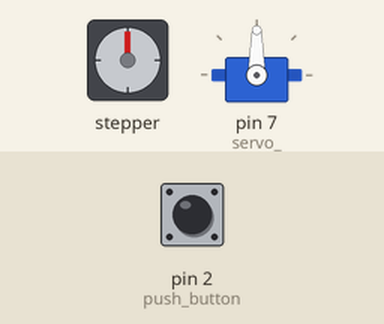
The sketch below on a simulated Arduino Uno, built with avr-gcc and run on an emulated ATmega328P. On the bench: stepper motor, servo. Wiring (inferred from the names in the program): stepper motor driver (200 steps per turn assumed): step pin 4; direction pin 3; enable pin 10. The test bench sets the inputs (shaded band); at power-on: pin 2 (push_button) HIGH.

Above: at 1.2 s.
1.3 s: pin 2 (push_button) pulled LOW for 0.15 s
At 2.3 s:
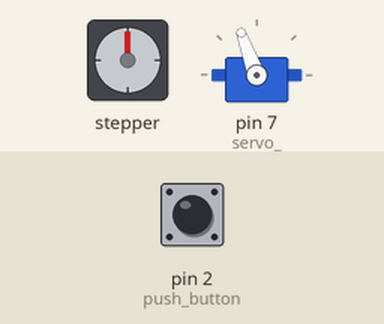
4.4 s: pin 2 (push_button) driven LOW
At 7.0 s:
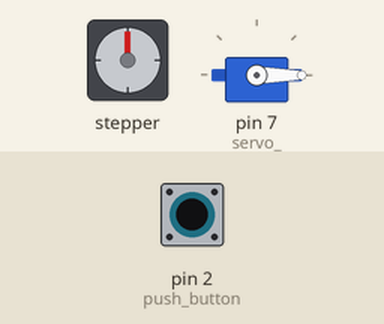
Timing chart, 0 to 13.4 s (numbered marks = the images above; inputs shaded):
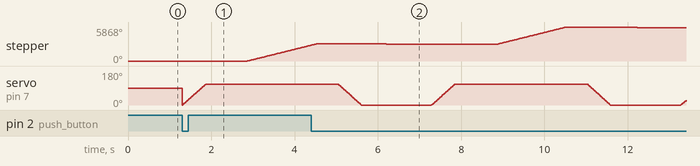

Measured:
- after the input at 1.3 s, stepper: keeps turning clockwise at about 1785°/s, starting after 1.6 s

The sketch:

TESTING_WORKING01.ino
```cpp
#include <Servo.h>

//Globals
#define STEPPIN 4
#define DIRPIN 3
#define ENAPIN 10
#define servo_ 7
#define push_button 2

int stepper_speed_ = 1000; //Speed of stepper
int servo_speed = 5; //Default 5
int pos = 0;
int back_step = 60;     //Default 60
int revolution_ = 1660; //  Default 1600 one revolution
int opening_time = 1000; //Default 1000
int closing_time = 500; // Default 500

Servo myservo;

const int STEPTIME = 1;

void setup() {
  myservo.attach(servo_);
  pinMode(servo_, OUTPUT);
  // put your setup code here, to run once:
  pinMode(STEPPIN, OUTPUT);
  pinMode(DIRPIN, OUTPUT);
  pinMode(ENAPIN, OUTPUT);
  pinMode(push_button, INPUT_PULLUP);

  //  forward(220);

}

void loop() {

  // put your main code here, to run repeatedly:
  int data_ = digitalRead(push_button);
  if (data_ == 0) {
    forward(revolution_);
  }

}

void forward(int steps) {

  for (pos = 0; pos <= 110; pos += 1) { // goes from 0 degrees to 110 degrees
    // in steps of 1 degree
    myservo.write(pos);              // tell servo to go to position in variable 'pos'
    delay(servo_speed);                       // waits ms for the servo to reach the position
  }

  delay(opening_time); // opening time between servo and stepper

  int i;
  digitalWrite(ENAPIN, LOW); //ENABLE IS ACTIVE LOW
  digitalWrite(DIRPIN, HIGH); //SET DIRECTION
  for (i = 0; i < steps; i++) {
    digitalWrite(STEPPIN, HIGH);
    delayMicroseconds(STEPTIME);
    digitalWrite(STEPPIN, LOW);
    delayMicroseconds(STEPTIME);

    delayMicroseconds(stepper_speed_);
  }
  digitalWrite(ENAPIN, HIGH); //DISABLE STEPPER

  delay(closing_time); // closing time between servo and stepper

  for (pos = 110; pos >= 0; pos -= 1) { // goes from 110 degrees to 0 degrees
    myservo.write(pos);              // tell servo to go to position in variable 'pos'
    delay(servo_speed);                       // waits ms for the servo to reach the position
  }

  delay(500);

  digitalWrite(ENAPIN, LOW); //ENABLE IS ACTIVE LOW
  digitalWrite(DIRPIN, LOW); //SET DIRECTION
  for (i = 0; i < back_step; i++) {
    digitalWrite(STEPPIN, HIGH);
    delay(STEPTIME);
    digitalWrite(STEPPIN, LOW);
    delay(STEPTIME);

    delayMicroseconds(stepper_speed_);
  }
  delay(1000);
}
```
